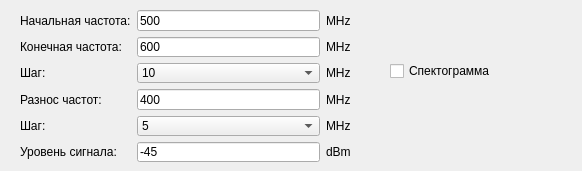
           <widget class="QWidget" name="tab_14">
            <attribute name="title">
             <string>Полоса пропускания</string>
            </attribute>
            <widget class="QWidget" name="layoutWidget">
             <property name="geometry">
              <rect>
               <x>20</x>
               <y>10</y>
               <width>331</width>
               <height>152</height>
              </rect>
             </property>
             <layout class="QGridLayout" name="gridLayout_25">
              <item row="1" column="1">
               <widget class="QLineEdit" name="BW_freqEndLineEdit">
                <property name="text">
                 <string>600</string>
                </property>
               </widget>
              </item>
              <item row="0" column="0">
               <widget class="QLabel" name="label_48">
                <property name="text">
                 <string>Начальная частота:</string>
                </property>
               </widget>
              </item>
              <item row="0" column="2">
               <widget class="QLabel" name="label_57">
                <property name="text">
                 <string>MHz</string>
                </property>
               </widget>
              </item>
              <item row="1" column="0">
               <widget class="QLabel" name="label_54">
                <property name="text">
                 <string>Конечная частота:</string>
                </property>
               </widget>
              </item>
              <item row="0" column="1">
               <widget class="QLineEdit" name="BW_freqBeginLineEdit">
                <property name="text">
                 <string>500</string>
                </property>
               </widget>
              </item>
              <item row="2" column="0">
               <widget class="QLabel" name="label_61">
                <property name="text">
                 <string>Шаг:</string>
                </property>
               </widget>
              </item>
              <item row="5" column="2">
               <widget class="QLabel" name="label_60">
                <property name="text">
                 <string>dBm</string>
                </property>
               </widget>
              </item>
              <item row="1" column="2">
               <widget class="QLabel" name="label_58">
                <property name="text">
                 <string>MHz</string>
                </property>
               </widget>
              </item>
              <item row="3" column="1">
               <widget class="QLineEdit" name="BW_spaceLineEdit">
                <property name="text">
                 <string>400</string>
                </property>
               </widget>
              </item>
              <item row="5" column="0">
               <widget class="QLabel" name="label_56">
                <property name="text">
                 <string>Уровень сигнала:</string>
                </property>
               </widget>
              </item>
              <item row="5" column="1">
               <widget class="QLineEdit" name="BW_levelLineEdit">
                <property name="text">
                 <string>-45</string>
                </property>
               </widget>
              </item>
              <item row="3" column="0">
               <widget class="QLabel" name="label_55">
                <property name="text">
                 <string>Разнос частот:</string>
                </property>
               </widget>
              </item>
              <item row="3" column="2">
               <widget class="QLabel" name="label_59">
                <property name="text">
                 <string>MHz</string>
                </property>
               </widget>
              </item>
              <item row="4" column="0">
               <widget class="QLabel" name="label_62">
                <property name="text">
                 <string>Шаг:</string>
                </property>
               </widget>
              </item>
              <item row="2" column="2">
               <widget class="QLabel" name="label_63">
                <property name="text">
                 <string>MHz</string>
                </property>
               </widget>
              </item>
              <item row="4" column="2">
               <widget class="QLabel" name="label_64">
                <property name="text">
                 <string>MHz</string>
                </property>
               </widget>
              </item>
              <item row="4" column="1">
               <widget class="QComboBox" name="BW_spaceComboBox">
                <item>
                 <property name="text">
                  <string>5</string>
                 </property>
                </item>
                <item>
                 <property name="text">
                  <string>1</string>
                 </property>
                </item>
                <item>
                 <property name="text">
                  <string>10</string>
                 </property>
                </item>
                <item>
                 <property name="text">
                  <string>20</string>
                 </property>
                </item>
               </widget>
              </item>
              <item row="2" column="1">
               <widget class="QComboBox" name="BW_stepComboBox">
                <item>
                 <property name="text">
                  <string>10</string>
                 </property>
                </item>
                <item>
                 <property name="text">
                  <string>5</string>
                 </property>
                </item>
                <item>
                 <property name="text">
                  <string>1</string>
                 </property>
                </item>
                <item>
                 <property name="text">
                  <string>20</string>
                 </property>
                </item>
               </widget>
              </item>
             </layout>
            </widget>
            <widget class="QWidget" name="layoutWidget">
             <property name="geometry">
              <rect>
               <x>390</x>
               <y>50</y>
               <width>183</width>
               <height>42</height>
              </rect>
             </property>
             <layout class="QVBoxLayout" name="verticalLayout_2">
              <item>
               <widget class="QCheckBox" name="BW_specCheckBox">
                <property name="text">
                 <string>Спектограмма</string>
                </property>
               </widget>
              </item>
             </layout>
            </widget>
           </widget>
